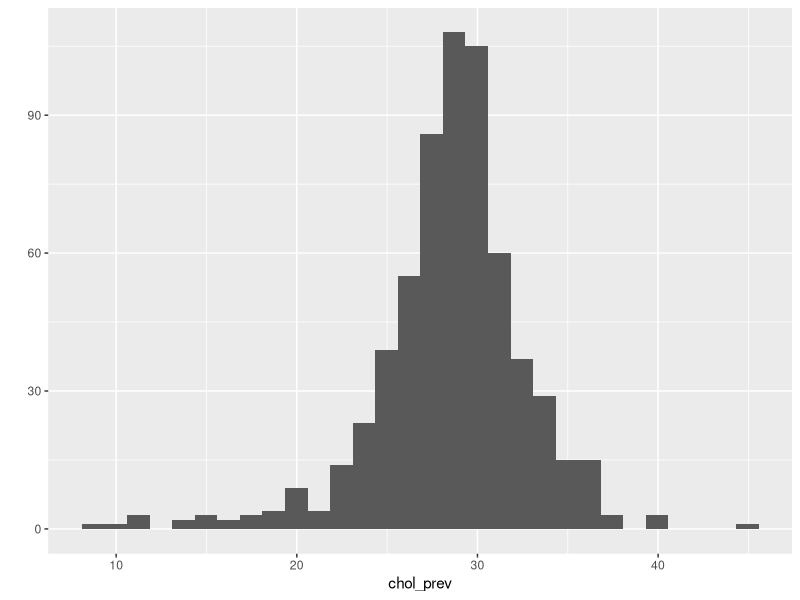
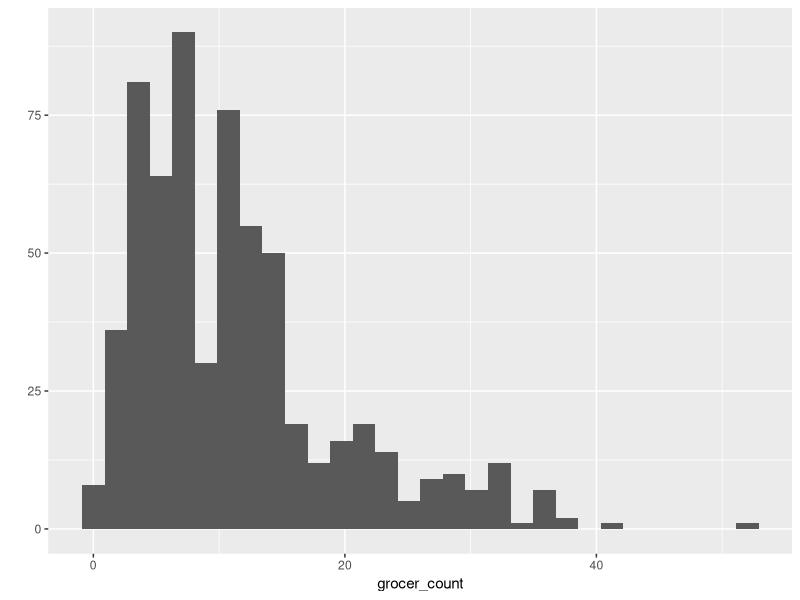
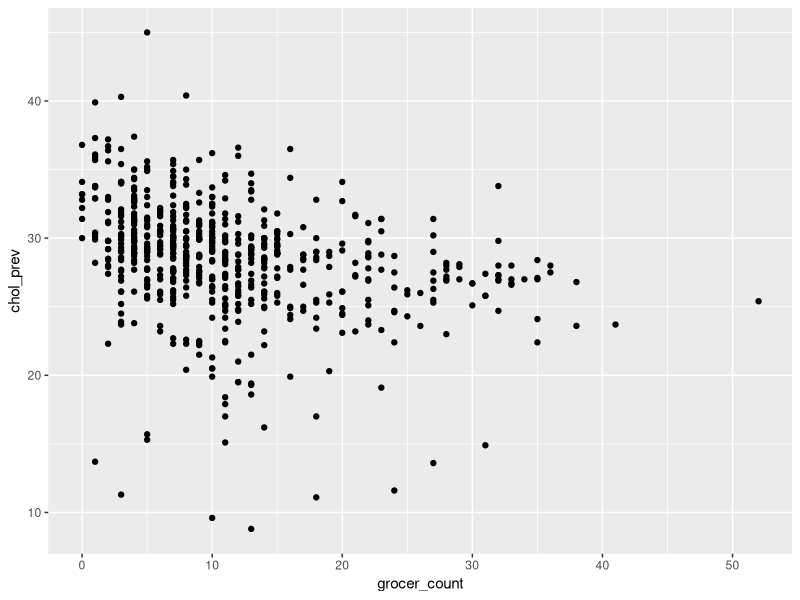
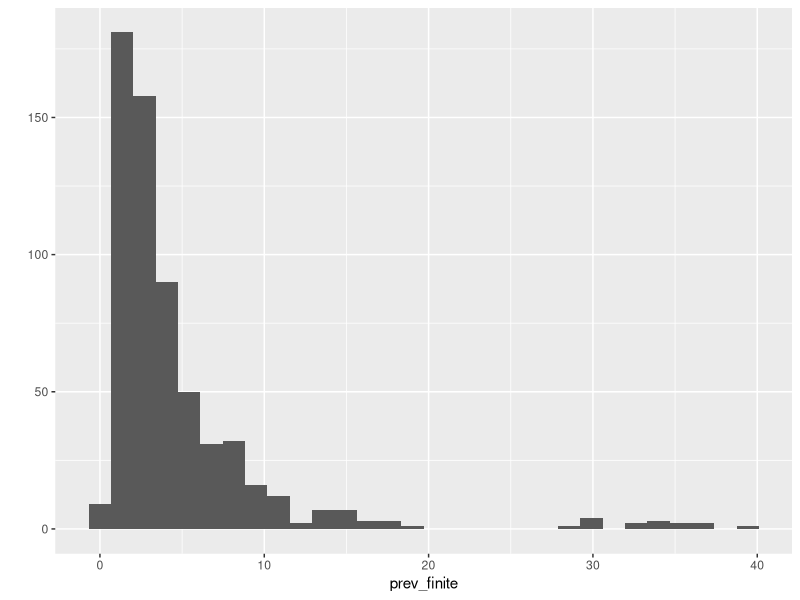

Write R code to recreate these figures, in order.
# Setup
library(tidyverse)
df <- readxl::read_xlsx("./SDTracts_GrocBuff_Summarize_TableToExcel.xlsx")
df <- df %>% rename(
  totalpop = TotalPopulation,
  chol_prev = HIGHCHOL_CrudePrev,
  prev_95_ci = HIGHCHOL_Crude95CI,
  tract_area = Tract_Sq_Miles,
  grocer_count = Polygon_Count
)

# Changing degrees of longitude to miles east from most westward point in SD
df$east10miles <- (df$Longitude + (-1*min(df$Longitude)))*58.2/10
attach(df)

# Descriptive Statistics

## Median high cholesterol prevalence: 28.5% (range = 8.8-45.0%)
## Median number of nearby grocery stores: 10 (range = 0-52)
summary(df)
qplot(chol_prev)
qplot(grocer_count)

## 8 Census tracts did not have any grocery stores
df %>% subset(grocer_count == 0) %>% nrow()
df %>% subset(grocer_count==0) %>% summary()

# Analyitics Statistics

## Main study correlation R = -0.32
qplot(grocer_count, chol_prev)
lm(chol_prev ~ grocer_count) %>% summary()
cor(chol_prev, grocer_count)

## MLR R = 0.39; R2 = 0.15; grocer estimate = -0.15
lm(chol_prev ~ grocer_count + totalpop + east10miles + tract_area) %>% summary()
lm(chol_prev ~ grocer_count) %>% confint()

## Prevalence per grocery store
### Min = 0.481; Median = 3.03; Max = 39.9
df$prev_per_groc <- df$chol_prev / df$grocer_count
prev_finite <- df$prev_per_groc %>% subset(is.finite(df$prev_per_groc))
summary(prev_finite)
qplot(prev_finite)
### 90% of tracts have less than or equal to 10 prevalence poitns per grocer
df %>% subset(df$prev_per_groc<=10) %>% nrow() / nrow(df)